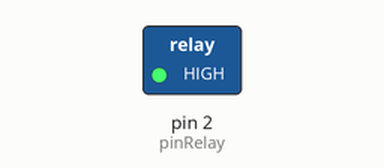
Bench run of a sketch on a simulated Arduino Uno, built with avr-gcc and run on an emulated ATmega328P. Parts: switched loads named in the sketch (green lamp = pin HIGH). Pins used as bus, display or sensor lines are not drawn.

Above: at 1.5 s.
At 4.5 s:
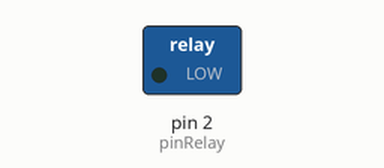
Timing chart, 0 to 7.8 s (numbered marks = the images above):
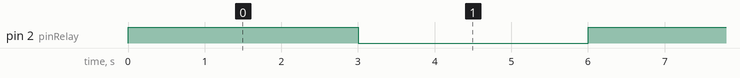

Measured:
- by itself, pin 2 (pinRelay): alternates HIGH for 3.0 s and LOW for 3.0 s

The sketch:

_19_Relay_application.ino
```cpp
int pinRelay = 2;
int pinVcc = 3;
int pinGnd = 4;

void setup() {

  pinMode(pinRelay, OUTPUT);
  pinMode(pinVcc, OUTPUT);
  pinMode(pinGnd, OUTPUT);
  digitalWrite(pinVcc, HIGH);
  digitalWrite(pinGnd, LOW);
}

void loop(){
  digitalWrite(pinRelay, HIGH);
  delay(3000);
  digitalWrite(pinRelay, LOW);
  delay(3000);
}
```

Switch.cpp
```cpp
#include "Arduino.h"
#include "Switch.h"


/**
 * 스위치를 설정하는 함수 풀업 스위치에 지정한다.
 * @param pin 스위치에 연결된 핀 지정
 * @param led LED 에 연결된 핀 지정 기본값은 -1 이다.
*/
Switch::Switch(int8_t pin, int8_t led){
    _digitalPin = pin;
    _led = led;
    if(_led != -1) pinMode(_led, OUTPUT);
    pinMode(_digitalPin, INPUT);
}

void Switch::readSwitchChangeLed(int de)
{
    _buttonInput = digitalRead(_digitalPin);
    _button_curr_state = _buttonInput;
    if (_button_curr_state == HIGH && _button_prev_input == LOW && (millis()-_prevTime)>de){
        if(_led_state){
            _led_state = LOW;
        } else {
            _led_state = HIGH;
        }
        _prevTime = millis();
        digitalWrite(_led, _led_state);
    } else if (_button_curr_state == LOW && _button_prev_input == HIGH && (millis()-_prevTime)>de){
        _prevTime = millis();
    }
    _button_prev_input = _button_curr_state;
}

bool Switch::readSwitch(int de)
{
    _buttonInput = digitalRead(_digitalPin);
    _button_curr_state = _buttonInput;
    if (_button_curr_state == HIGH && _button_prev_input == LOW && (millis()-_prevTime)>de){
        _prevTime = millis();
        return true;
    } else if (_button_curr_state == LOW && _button_prev_input == HIGH && (millis()-_prevTime)>de){
        _prevTime = millis();
    }
    _button_prev_input = _button_curr_state;
    return false;
}

/**
 * DTC(delayed time check) 방법으로 스위치를 인식하는 함수
 * 어쩔 수 없이 전압의 변화가 있을 때 시간으로만 버튼을 인식
*/
bool Switch::readSwitchDTC(int de = 50)
{
if(digitalRead(_digitalPin)) {
    _prevTime = millis();
    // de ms High read
    if((_prevTime - _prevTime2) < de) {
      if(_flag == 0) {
        _flag = 1;
        return true;
      }
    }
    _prevTime2 = _prevTime;
  }
  else {
    // always Low
    if((millis() - _prevTime) > de) {
      if(_flag) {
        _flag = 0;
      }
    }
  }
  return false;
}
```

Switch.h
```cpp
#ifndef Switch_h
#define Switch_h
class Switch
{
  private:
    int _button_prev_input = LOW;
    int _button_curr_state = LOW;
    int _led_state = 0;
    int _digitalPin = NULL;
    int _buttonInput = 0;
    int _led = NULL;
    unsigned long _prevTime= 0;
    unsigned long _prevTime2= 0;
    bool _flag = false;

  public:
    Switch(int8_t pin, int8_t led = -1);
    void readSwitchChangeLed(int de = 50);
    bool readSwitch(int de = 50);
    bool readSwitchDTC(int de = 50);
};

#endif
```
